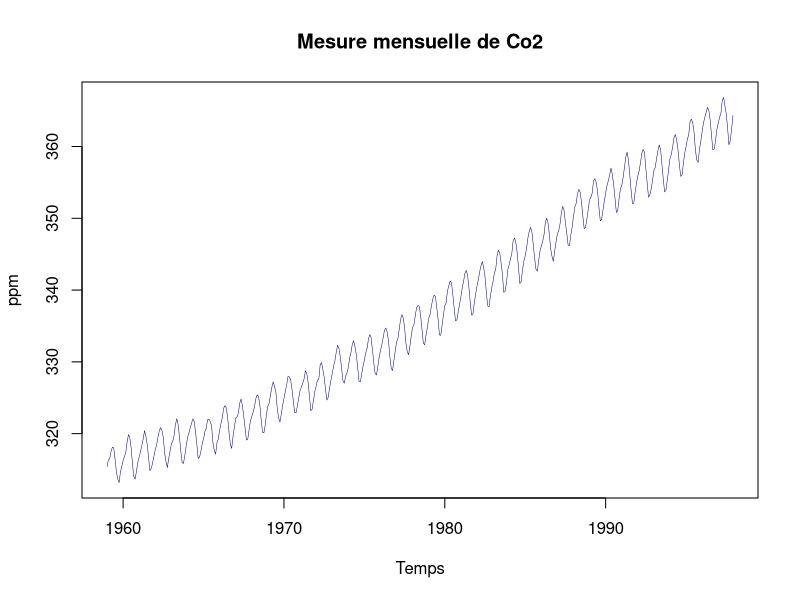
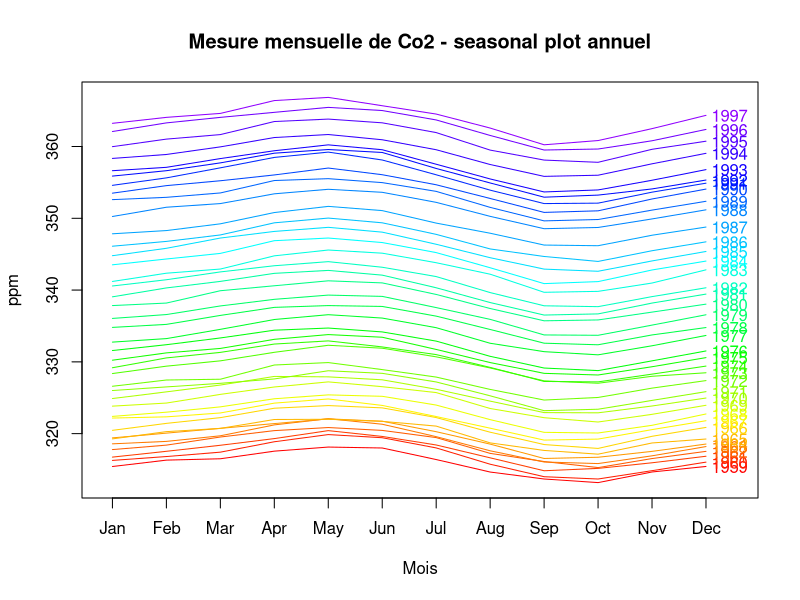
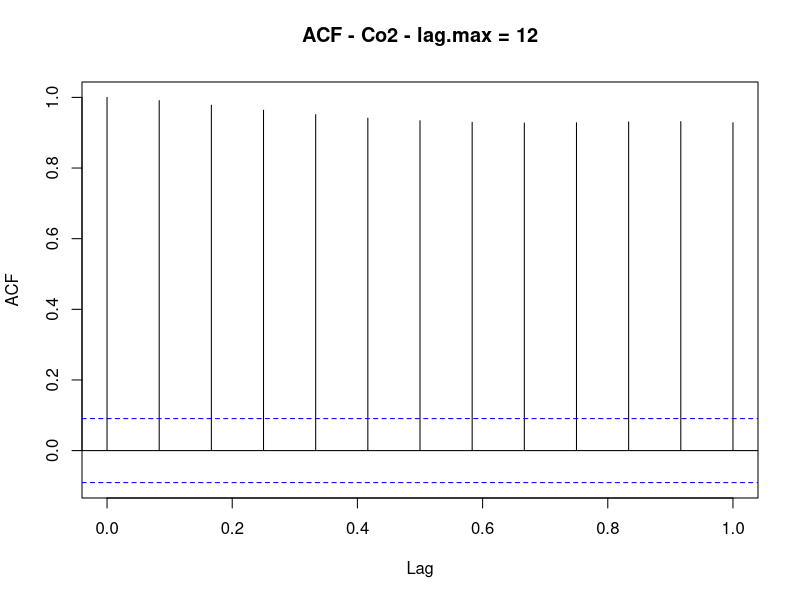
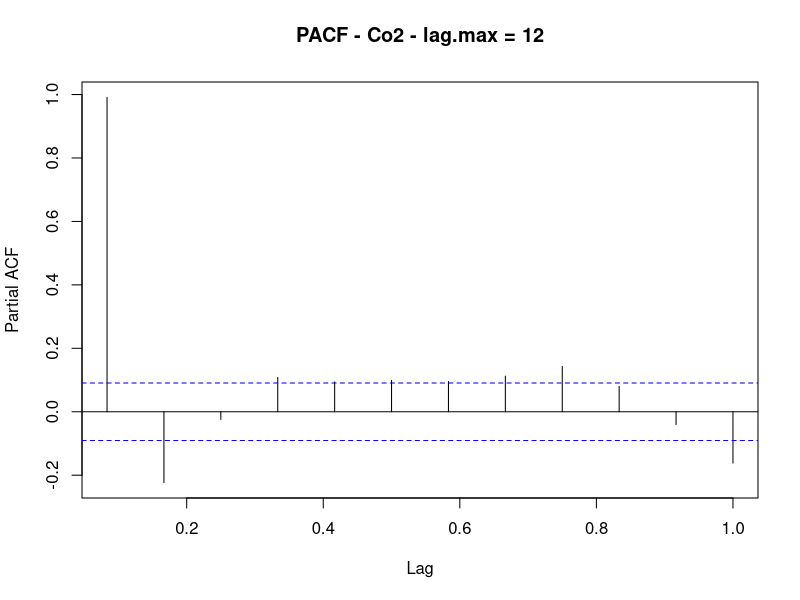

The R script that drew these images, in order:
## ---- chunk 1
library(ggplot2)
library(forecast)
## ---- chunk 2
# summary
summary(co2)
## ---- chunk 3
# Série complète du co2
plot(co2, main = "Mesure mensuelle de Co2", 
     xlab = "Temps", ylab = "ppm",
     col = "darkblue", lwd = 0.5)

## ---- chunk 4
# seasonal plot journalier
seasonplot(co2,
           col = rainbow(50),
           type="l",
           year.labels = TRUE,
           main = "Mesure mensuelle de Co2 - seasonal plot annuel",
           ylab = "ppm", xlab = "Mois")
## ---- chunk 5
# autocorrélation
autocorr <- acf(co2, type = "cor", plot = FALSE, lag.max=12)
plot(autocorr, main = "ACF - Co2 - lag.max = 12")
Box.test(co2,lag=12,type="Box-Pierce")

## ---- chunk 6
# partial autocorrélation
pautocorr <- pacf(co2, type = "cor", plot = FALSE, lag.max=12)
plot(pautocorr, , main = "PACF - Co2 - lag.max = 12")
